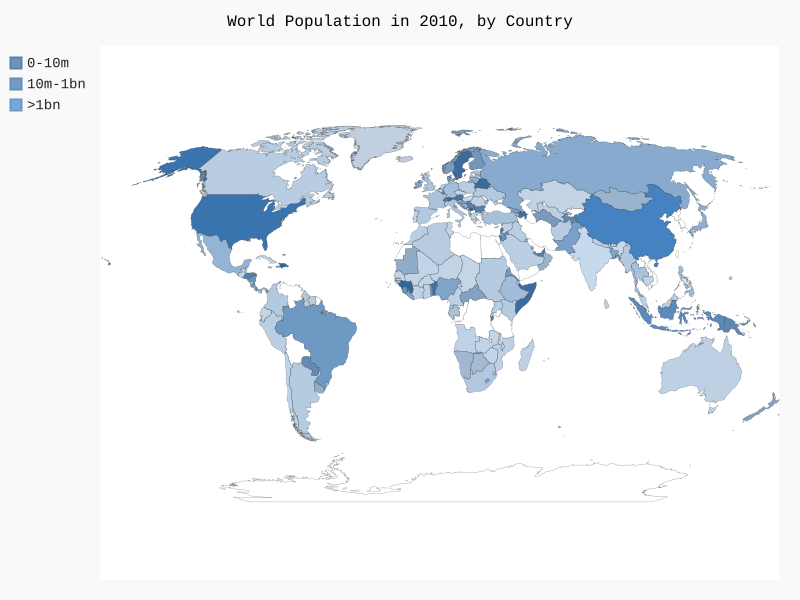

This chart was generated by the following Python code:
import json
from tkinter.ttk import Style
from country_codes import get_country_code
import pygal
from pygal.style import RotateStyle
from pygal.style import LightenStyle, LightColorizedStyle

 # Carrega os dados em uma lista 
 
filename = 'population_data.json' 
with open(filename) as f:
    pop_data = json.load(f) 
    # Exibe a população de cada país em 2010 
    cc_populations={}
    for pop_dict in pop_data:
        if pop_dict['Year'] == '2010':  

            country_name = pop_dict['Country Name']
            population = int(float(pop_dict['Value'])) 
            code=get_country_code(country_name)
            if code:
                cc_populations[code]=population
           
# Agrupa os países em três níveis populacionais 
cc_pops_1, cc_pops_2, cc_pops_3 = {}, {}, {}
for cc, pop in cc_populations.items(): 
    if pop < 10000000: 
        cc_pops_1[cc] = pop 
    elif pop < 1000000000: 
        cc_pops_2[cc] = pop 
    else: cc_pops_3[cc] = pop 
# Vê quantos países estão em cada nível w 
print(len(cc_pops_1), len(cc_pops_2), len(cc_pops_3)) 

wm_style = LightenStyle('#336699')
wm =pygal.maps.world.World(style=wm_style)
wm.title = 'World Population in 2010, by Country' 
wm.add('0-10m', cc_pops_1) 
wm.add('10m-1bn', cc_pops_2)
wm.add('>1bn', cc_pops_3) 
wm.render_to_file('world_population.svg')


           
